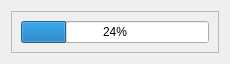
<?xml version="1.0" encoding="UTF-8"?>
<ui version="4.0">
 <class>Dialog</class>
 <widget class="QDialog" name="Dialog">
  <property name="geometry">
   <rect>
    <x>0</x>
    <y>0</y>
    <width>230</width>
    <height>59</height>
   </rect>
  </property>
  <property name="windowTitle">
   <string>Dialog</string>
  </property>
  <layout class="QHBoxLayout" name="horizontalLayout">
   <item>
    <widget class="QFrame" name="frame">
     <property name="frameShape">
      <enum>QFrame::StyledPanel</enum>
     </property>
     <property name="frameShadow">
      <enum>QFrame::Raised</enum>
     </property>
     <layout class="QHBoxLayout" name="horizontalLayout_2">
      <item>
       <widget class="QProgressBar" name="progressBar">
        <property name="value">
         <number>24</number>
        </property>
       </widget>
      </item>
     </layout>
    </widget>
   </item>
  </layout>
 </widget>
 <resources/>
 <connections/>
</ui>
